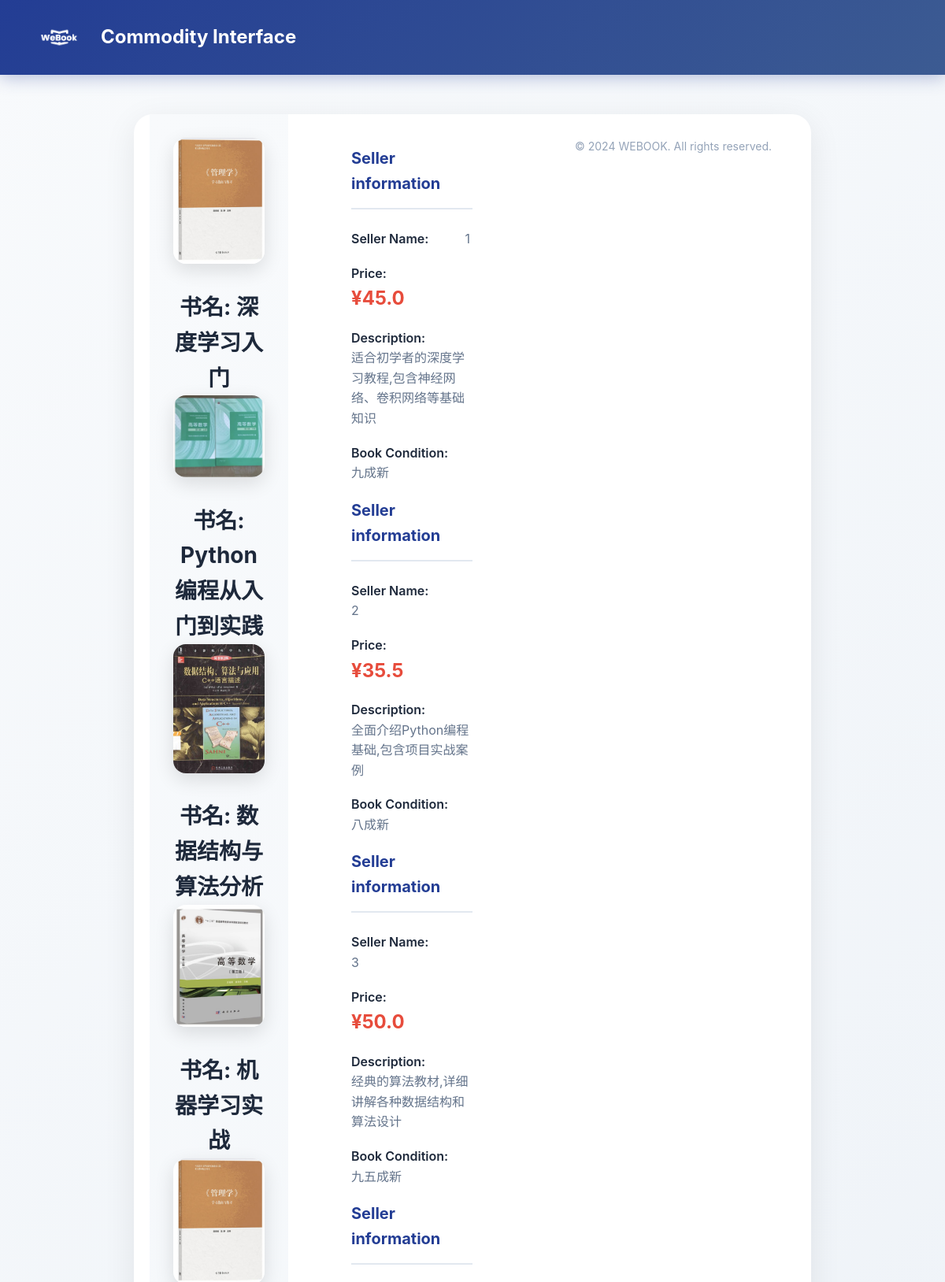
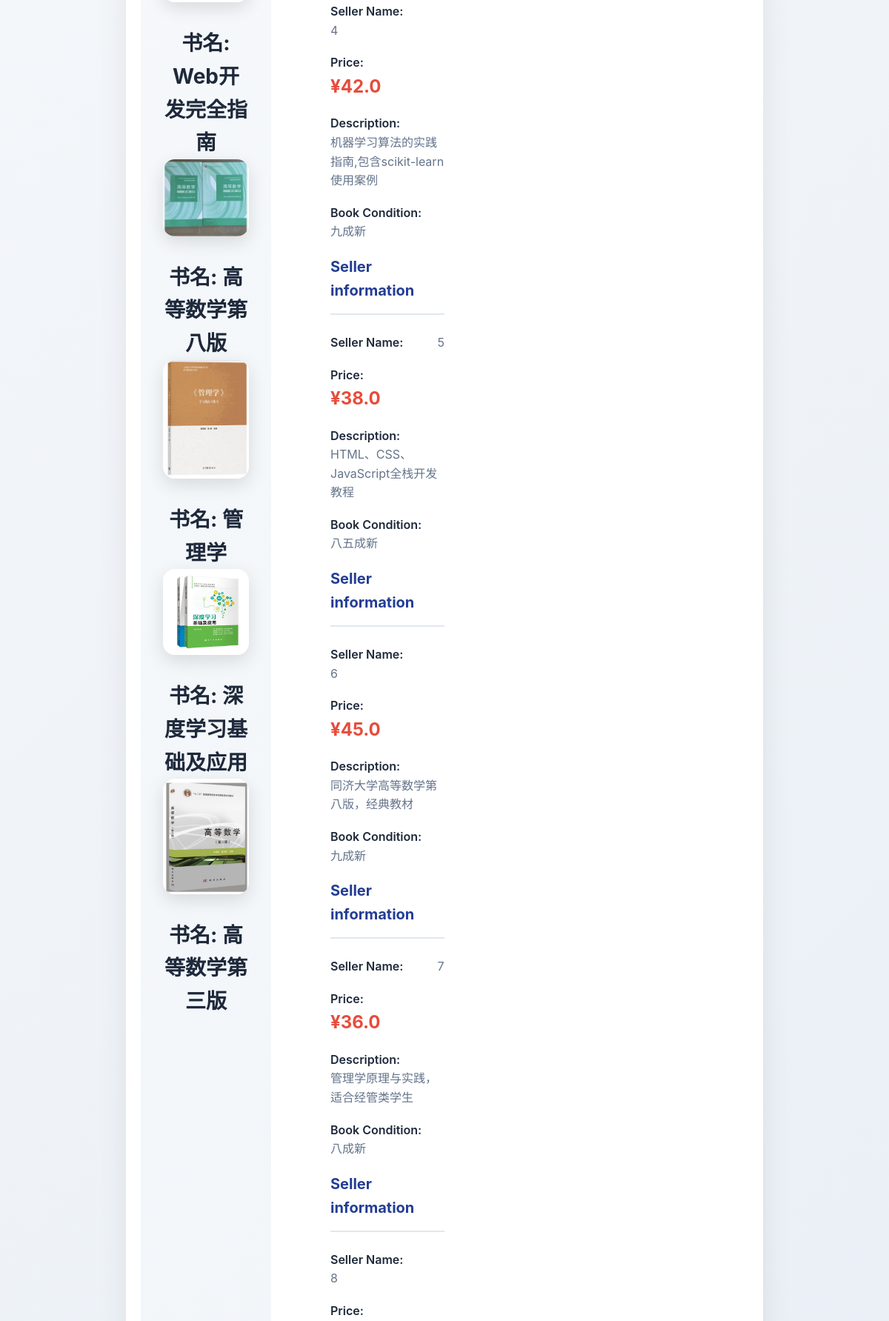
The app's page /check_data (upper part) with its own data (2 pictures, top to bottom).
### app.py (models this page shows)
class Product(db.Model):
    __tablename__ = 'products'
    id = db.Column(db.Integer, primary_key=True)
    name = db.Column(db.String(80), nullable=False)
    price = db.Column(db.Float, nullable=False)
    description = db.Column(db.String(200), nullable=False)
    degree_of_wear = db.Column(db.String(80), nullable=False)
    image = db.Column(db.String(200), nullable=False)  # 存储文件路径
    created_at = db.Column(db.DateTime, default=db.func.current_timestamp())
    seller_contact = db.Column(db.String(200))  # 卖家联系方式
    is_sold = db.Column(db.Boolean, default=False)  # 是否已售出
    buyer_id = db.Column(db.Integer)  # 购买者ID
    user_id = db.Column(db.Integer)  # 上传者ID

### app.py (the view)
@app.route('/check_data')
def check_data():
    products = Product.query.all()
    return render_template('check_data.html', products=products)

### templates/check_data.html (shortened to what this page needs)
<!DOCTYPE html>
<html lang="en">
<head>
    <link rel="stylesheet" href="{{ url_for('static', filename='css/commodity.css') }}">
</head>
<body>
<header>
    <img src="{{ url_for('static', filename='images/white-logo.png') }}" alt="企业Logo" class="logo">
    <h1>Commodity Interface</h1>
</header>
    <div class="container">
        <div class="container">
            <div class="left">
                <ul>
                    {% for product in products %}
                    <li class="box-item" data-id="{{product.id}}">
                        {% if product.image %}
                        {% set img_path = (product.image | replace('\\', '/')) %}
                        {% set static_rel = img_path.replace('static/', '') %}
                        <img src="{{ url_for('static', filename=static_rel) }}" alt="Product Image">
                        {% else %}
                        <img src="{{ url_for('static', filename='images/book1.png') }}" alt="Product Image">
                        {% endif %}
                    </li>
            <h2 id="book-title">书名: {{product.name}}</h2>
            {% endfor %}
        </div>
        <div class="right">
            <div class="book-info">
                {% for product in products %}
                    <h3>Seller information</h3>
                    <p><strong>Seller Name:</strong> <span id="seller-name">{{ product.id }}</span></p>
                    <p><strong>Price:</strong> <span id="price">{{ product.price }}</span></p>
                    <p><strong>Description:</strong> <span id="description">{{ product.description }}</span></p>
                    <p><strong>Book Condition:</strong> <span id="book-condition">{{ product.degree_of_wear }}</span></p>
                {% endfor %}
            </div>
        </div>
        <footer><p>&copy; 2024 WEBOOK. All rights reserved.</p></footer>
</body>
</html>

### static/css/commodity.css (style rules this page uses)
body { font-family: 'Inter', -apple-system, BlinkMacSystemFont, 'Segoe UI', Roboto, sans-serif; margin: 0; padding: 0; min-height: 100vh; background: linear-gradient(135deg, #f8fafc 0%, #e8eef5 100%); }
header { background: linear-gradient(135deg, #233D94 0%, #3C5B92 100%); color: white; padding: 25px 40px; display: flex; align-items: center; gap: 20px; box-shadow: 0 4px 20px rgba(35, 61, 148, 0.3); }
header .logo { height: 45px; width: auto; }
header h1 { font-size: 24px; font-weight: 700; margin: 0; }
.container { max-width: 900px; margin: 50px auto; padding: 0 20px; }
.container > .container { display: flex; gap: 40px; background: white; border-radius: 24px; box-shadow: 0 10px 40px rgba(0, 0, 0, 0.08); overflow: hidden; }
.left { flex: 1; padding: 30px; background: linear-gradient(135deg, #f8fafc 0%, #f1f5f9 100%); display: flex; justify-content: center; align-items: flex-start; }
.left ul { list-style: none; padding: 0; margin: 0; }
.left .box-item { text-align: center; }
.left img { width: 100%; max-width: 280px; height: auto; border-radius: 16px; box-shadow: 0 8px 25px rgba(0, 0, 0, 0.12); transition: transform 0.3s ease; }
#book-title { margin-top: 25px; font-size: 28px; font-weight: 700; color: #1e293b; text-align: center; }
.right { flex: 1.5; padding: 40px; }
.book-info { padding-right: 20px; }
.book-info h3 { font-size: 20px; font-weight: 700; color: #233D94; margin-bottom: 25px; padding-bottom: 15px; border-bottom: 2px solid #e2e8f0; }
.book-info p { font-size: 16px; margin: 18px 0; line-height: 1.6; color: #475569; }
.book-info strong { color: #1e293b; font-weight: 600; min-width: 140px; display: inline-block; }
.book-info span { color: #64748b; }
.book-info #price { color: #e74c3c; font-size: 24px; font-weight: 700; }
.book-info #price::before { content: '¥'; }
footer { text-align: center; padding: 30px; color: #94a3b8; font-size: 14px; }
footer p { margin: 0; }

### static/css/theme.css (style rules this page uses)
:root { --primary-color: #233D94; --primary-light: #3C5B92; --primary-dark: #1a2e7b; --secondary-color: #3498db; --accent-color: #2ecc71; --danger-color: #e74c3c; --warning-color: #f39c12; --success-color: #27ae60; --text-primary: #2c3e50; --text-secondary: #7f8c8d; --text-light: #95a5a6; --bg-primary: #ffffff; --bg-secondary: #f5f7fa; --bg-dark: #1a252f; --border-color: #ecf0f1; --shadow-sm: 0 2px 8px rgba(0, 0, 0, 0.08); --shadow-md: 0 4px 16px rgba(0, 0, 0, 0.1); --shadow-lg: 0 8px 32px rgba(0, 0, 0, 0.12); --radius-sm: 8px; --radius-md: 12px; --radius-lg: 20px; --transition-fast: 0.15s ease; --transition-normal: 0.3s ease; --transition-slow: 0.5s ease; }
* { margin: 0; padding: 0; box-sizing: border-box; }
html { scroll-behavior: smooth; }
body { font-family: 'Inter', -apple-system, BlinkMacSystemFont, 'Segoe UI', Roboto, Oxygen, Ubuntu, Cantarell, sans-serif; font-size: 16px; line-height: 1.6; color: var(--text-primary); background-color: var(--bg-secondary); -webkit-font-smoothing: antialiased; -moz-osx-font-smoothing: grayscale; }

### records on screen
Product: image (picture), name "深度学习入门", id "1", price "45.0", description "适合初学者的深度学习教程,包含神经网络、卷积网络等基础知识", degree_of_wear "九成新"
Product: image (picture), name "Python编程从入门到实践", id "2", price "35.5", description "全面介绍Python编程基础,包含项目实战案例", degree_of_wear "八成新"
Product: image (picture), name "数据结构与算法分析", id "3", price "50.0", description "经典的算法教材,详细讲解各种数据结构和算法设计", degree_of_wear "九五成新"
Product: image (picture), name "机器学习实战", id "4", price "42.0", description "机器学习算法的实践指南,包含scikit-learn使用案例", degree_of_wear "九成新"
Product: image (picture), name "Web开发完全指南", id "5", price "38.0", description "HTML、CSS、JavaScript全栈开发教程", degree_of_wear "八五成新"
Product: name "高等数学第八版", id "6", price "45.0", description "同济大学高等数学第八版，经典教材", degree_of_wear "九成新"
Product: name "管理学", id "7", price "36.0", description "管理学原理与实践，适合经管类学生", degree_of_wear "八成新"
Product: shows a picture, name "深度学习基础及应用", id "8"
Product: name "高等数学第三版"
